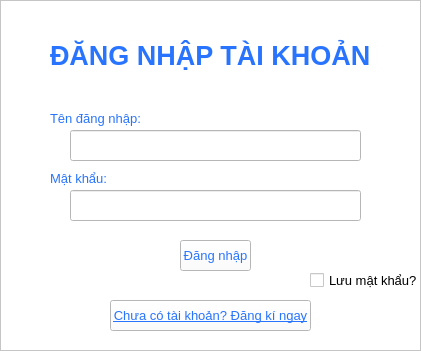
   <widget class="QFrame" name="SignInFrame">
    <property name="enabled">
     <bool>true</bool>
    </property>
    <property name="geometry">
     <rect>
      <x>30</x>
      <y>260</y>
      <width>421</width>
      <height>351</height>
     </rect>
    </property>
    <property name="sizePolicy">
     <sizepolicy hsizetype="Expanding" vsizetype="Expanding">
      <horstretch>0</horstretch>
      <verstretch>0</verstretch>
     </sizepolicy>
    </property>
    <property name="palette">
     <palette>
      <active>
       <colorrole role="WindowText">
        <brush brushstyle="SolidPattern">
         <color alpha="255">
          <red>41</red>
          <green>116</green>
          <blue>255</blue>
         </color>
        </brush>
       </colorrole>
       <colorrole role="Button">
        <brush brushstyle="SolidPattern">
         <color alpha="255">
          <red>255</red>
          <green>255</green>
          <blue>255</blue>
         </color>
        </brush>
       </colorrole>
       <colorrole role="Light">
        <brush brushstyle="SolidPattern">
         <color alpha="255">
          <red>255</red>
          <green>255</green>
          <blue>255</blue>
         </color>
        </brush>
       </colorrole>
       <colorrole role="Midlight">
        <brush brushstyle="SolidPattern">
         <color alpha="255">
          <red>255</red>
          <green>255</green>
          <blue>255</blue>
         </color>
        </brush>
       </colorrole>
       <colorrole role="Dark">
        <brush brushstyle="SolidPattern">
         <color alpha="255">
          <red>127</red>
          <green>127</green>
          <blue>127</blue>
         </color>
        </brush>
       </colorrole>
       <colorrole role="Mid">
        <brush brushstyle="SolidPattern">
         <color alpha="255">
          <red>170</red>
          <green>170</green>
          <blue>170</blue>
         </color>
        </brush>
       </colorrole>
       <colorrole role="Text">
        <brush brushstyle="SolidPattern">
         <color alpha="255">
          <red>0</red>
          <green>0</green>
          <blue>0</blue>
         </color>
        </brush>
       </colorrole>
       <colorrole role="BrightText">
        <brush brushstyle="SolidPattern">
         <color alpha="255">
          <red>255</red>
          <green>255</green>
          <blue>255</blue>
         </color>
        </brush>
       </colorrole>
       <colorrole role="ButtonText">
        <brush brushstyle="SolidPattern">
         <color alpha="255">
          <red>41</red>
          <green>116</green>
          <blue>255</blue>
         </color>
        </brush>
       </colorrole>
       <colorrole role="Base">
        <brush brushstyle="SolidPattern">
         <color alpha="255">
          <red>255</red>
          <green>255</green>
          <blue>255</blue>
         </color>
        </brush>
       </colorrole>
       <colorrole role="Window">
        <brush brushstyle="SolidPattern">
         <color alpha="255">
          <red>255</red>
          <green>255</green>
          <blue>255</blue>
         </color>
        </brush>
       </colorrole>
       <colorrole role="Shadow">
        <brush brushstyle="SolidPattern">
         <color alpha="255">
          <red>0</red>
          <green>0</green>
          <blue>0</blue>
         </color>
        </brush>
       </colorrole>
       <colorrole role="AlternateBase">
        <brush brushstyle="SolidPattern">
         <color alpha="255">
          <red>255</red>
          <green>255</green>
          <blue>255</blue>
         </color>
        </brush>
       </colorrole>
       <colorrole role="ToolTipBase">
        <brush brushstyle="SolidPattern">
         <color alpha="255">
          <red>255</red>
          <green>255</green>
          <blue>220</blue>
         </color>
        </brush>
       </colorrole>
       <colorrole role="ToolTipText">
        <brush brushstyle="SolidPattern">
         <color alpha="255">
          <red>255</red>
          <green>255</green>
          <blue>255</blue>
         </color>
        </brush>
       </colorrole>
       <colorrole role="PlaceholderText">
        <brush brushstyle="SolidPattern">
         <color alpha="128">
          <red>0</red>
          <green>0</green>
          <blue>0</blue>
         </color>
        </brush>
       </colorrole>
      </active>
      <inactive>
       <colorrole role="WindowText">
        <brush brushstyle="SolidPattern">
         <color alpha="255">
          <red>41</red>
          <green>116</green>
          <blue>255</blue>
         </color>
        </brush>
       </colorrole>
       <colorrole role="Button">
        <brush brushstyle="SolidPattern">
         <color alpha="255">
          <red>255</red>
          <green>255</green>
          <blue>255</blue>
         </color>
        </brush>
       </colorrole>
       <colorrole role="Light">
        <brush brushstyle="SolidPattern">
         <color alpha="255">
          <red>255</red>
          <green>255</green>
          <blue>255</blue>
         </color>
        </brush>
       </colorrole>
       <colorrole role="Midlight">
        <brush brushstyle="SolidPattern">
         <color alpha="255">
          <red>255</red>
          <green>255</green>
          <blue>255</blue>
         </color>
        </brush>
       </colorrole>
       <colorrole role="Dark">
        <brush brushstyle="SolidPattern">
         <color alpha="255">
          <red>127</red>
          <green>127</green>
          <blue>127</blue>
         </color>
        </brush>
       </colorrole>
       <colorrole role="Mid">
        <brush brushstyle="SolidPattern">
         <color alpha="255">
          <red>170</red>
          <green>170</green>
          <blue>170</blue>
         </color>
        </brush>
       </colorrole>
       <colorrole role="Text">
        <brush brushstyle="SolidPattern">
         <color alpha="255">
          <red>0</red>
          <green>0</green>
          <blue>0</blue>
         </color>
        </brush>
       </colorrole>
       <colorrole role="BrightText">
        <brush brushstyle="SolidPattern">
         <color alpha="255">
          <red>255</red>
          <green>255</green>
          <blue>255</blue>
         </color>
        </brush>
       </colorrole>
       <colorrole role="ButtonText">
        <brush brushstyle="SolidPattern">
         <color alpha="255">
          <red>41</red>
          <green>116</green>
          <blue>255</blue>
         </color>
        </brush>
       </colorrole>
       <colorrole role="Base">
        <brush brushstyle="SolidPattern">
         <color alpha="255">
          <red>255</red>
          <green>255</green>
          <blue>255</blue>
         </color>
        </brush>
       </colorrole>
       <colorrole role="Window">
        <brush brushstyle="SolidPattern">
         <color alpha="255">
          <red>255</red>
          <green>255</green>
          <blue>255</blue>
         </color>
        </brush>
       </colorrole>
       <colorrole role="Shadow">
        <brush brushstyle="SolidPattern">
         <color alpha="255">
          <red>0</red>
          <green>0</green>
          <blue>0</blue>
         </color>
        </brush>
       </colorrole>
       <colorrole role="AlternateBase">
        <brush brushstyle="SolidPattern">
         <color alpha="255">
          <red>255</red>
          <green>255</green>
          <blue>255</blue>
         </color>
        </brush>
       </colorrole>
       <colorrole role="ToolTipBase">
        <brush brushstyle="SolidPattern">
         <color alpha="255">
          <red>255</red>
          <green>255</green>
          <blue>220</blue>
         </color>
        </brush>
       </colorrole>
       <colorrole role="ToolTipText">
        <brush brushstyle="SolidPattern">
         <color alpha="255">
          <red>255</red>
          <green>255</green>
          <blue>255</blue>
         </color>
        </brush>
       </colorrole>
       <colorrole role="PlaceholderText">
        <brush brushstyle="SolidPattern">
         <color alpha="128">
          <red>0</red>
          <green>0</green>
          <blue>0</blue>
         </color>
        </brush>
       </colorrole>
      </inactive>
      <disabled>
       <colorrole role="WindowText">
        <brush brushstyle="SolidPattern">
         <color alpha="255">
          <red>127</red>
          <green>127</green>
          <blue>127</blue>
         </color>
        </brush>
       </colorrole>
       <colorrole role="Button">
        <brush brushstyle="SolidPattern">
         <color alpha="255">
          <red>255</red>
          <green>255</green>
          <blue>255</blue>
         </color>
        </brush>
       </colorrole>
       <colorrole role="Light">
        <brush brushstyle="SolidPattern">
         <color alpha="255">
          <red>255</red>
          <green>255</green>
          <blue>255</blue>
         </color>
        </brush>
       </colorrole>
       <colorrole role="Midlight">
        <brush brushstyle="SolidPattern">
         <color alpha="255">
          <red>255</red>
          <green>255</green>
          <blue>255</blue>
         </color>
        </brush>
       </colorrole>
       <colorrole role="Dark">
        <brush brushstyle="SolidPattern">
         <color alpha="255">
          <red>127</red>
          <green>127</green>
          <blue>127</blue>
         </color>
        </brush>
       </colorrole>
       <colorrole role="Mid">
        <brush brushstyle="SolidPattern">
         <color alpha="255">
          <red>170</red>
          <green>170</green>
          <blue>170</blue>
         </color>
        </brush>
       </colorrole>
       <colorrole role="Text">
        <brush brushstyle="SolidPattern">
         <color alpha="255">
          <red>127</red>
          <green>127</green>
          <blue>127</blue>
         </color>
        </brush>
       </colorrole>
       <colorrole role="BrightText">
        <brush brushstyle="SolidPattern">
         <color alpha="255">
          <red>255</red>
          <green>255</green>
          <blue>255</blue>
         </color>
        </brush>
       </colorrole>
       <colorrole role="ButtonText">
        <brush brushstyle="SolidPattern">
         <color alpha="255">
          <red>127</red>
          <green>127</green>
          <blue>127</blue>
         </color>
        </brush>
       </colorrole>
       <colorrole role="Base">
        <brush brushstyle="SolidPattern">
         <color alpha="255">
          <red>255</red>
          <green>255</green>
          <blue>255</blue>
         </color>
        </brush>
       </colorrole>
       <colorrole role="Window">
        <brush brushstyle="SolidPattern">
         <color alpha="255">
          <red>255</red>
          <green>255</green>
          <blue>255</blue>
         </color>
        </brush>
       </colorrole>
       <colorrole role="Shadow">
        <brush brushstyle="SolidPattern">
         <color alpha="255">
          <red>0</red>
          <green>0</green>
          <blue>0</blue>
         </color>
        </brush>
       </colorrole>
       <colorrole role="AlternateBase">
        <brush brushstyle="SolidPattern">
         <color alpha="255">
          <red>255</red>
          <green>255</green>
          <blue>255</blue>
         </color>
        </brush>
       </colorrole>
       <colorrole role="ToolTipBase">
        <brush brushstyle="SolidPattern">
         <color alpha="255">
          <red>255</red>
          <green>255</green>
          <blue>220</blue>
         </color>
        </brush>
       </colorrole>
       <colorrole role="ToolTipText">
        <brush brushstyle="SolidPattern">
         <color alpha="255">
          <red>255</red>
          <green>255</green>
          <blue>255</blue>
         </color>
        </brush>
       </colorrole>
       <colorrole role="PlaceholderText">
        <brush brushstyle="SolidPattern">
         <color alpha="128">
          <red>0</red>
          <green>0</green>
          <blue>0</blue>
         </color>
        </brush>
       </colorrole>
      </disabled>
     </palette>
    </property>
    <property name="font">
     <font>
      <pointsize>10</pointsize>
     </font>
    </property>
    <property name="frameShape">
     <enum>QFrame::StyledPanel</enum>
    </property>
    <property name="frameShadow">
     <enum>QFrame::Plain</enum>
    </property>
    <property name="lineWidth">
     <number>10</number>
    </property>
    <property name="midLineWidth">
     <number>10</number>
    </property>
    <widget class="QLineEdit" name="username_input">
     <property name="geometry">
      <rect>
       <x>70</x>
       <y>130</y>
       <width>291</width>
       <height>31</height>
      </rect>
     </property>
    </widget>
    <widget class="QLabel" name="signin_title">
     <property name="geometry">
      <rect>
       <x>50</x>
       <y>20</y>
       <width>331</width>
       <height>71</height>
      </rect>
     </property>
     <property name="font">
      <font>
       <family>Arial</family>
       <pointsize>20</pointsize>
       <weight>75</weight>
       <bold>true</bold>
       <kerning>true</kerning>
      </font>
     </property>
     <property name="text">
      <string>ĐĂNG NHẬP TÀI KHOẢN</string>
     </property>
    </widget>
    <widget class="QLabel" name="username_title">
     <property name="geometry">
      <rect>
       <x>50</x>
       <y>110</y>
       <width>91</width>
       <height>16</height>
      </rect>
     </property>
     <property name="font">
      <font>
       <pointsize>10</pointsize>
      </font>
     </property>
     <property name="text">
      <string>Tên đăng nhập:</string>
     </property>
    </widget>
    <widget class="QLineEdit" name="pass_input">
     <property name="geometry">
      <rect>
       <x>70</x>
       <y>190</y>
       <width>291</width>
       <height>31</height>
      </rect>
     </property>
    </widget>
    <widget class="QLabel" name="pass_title">
     <property name="geometry">
      <rect>
       <x>50</x>
       <y>170</y>
       <width>91</width>
       <height>16</height>
      </rect>
     </property>
     <property name="text">
      <string>Mật khẩu:</string>
     </property>
    </widget>
    <widget class="QPushButton" name="sign_button">
     <property name="geometry">
      <rect>
       <x>180</x>
       <y>240</y>
       <width>71</width>
       <height>31</height>
      </rect>
     </property>
     <property name="text">
      <string>Đăng nhập</string>
     </property>
    </widget>
    <widget class="QCheckBox" name="check_autosign">
     <property name="geometry">
      <rect>
       <x>310</x>
       <y>270</y>
       <width>111</width>
       <height>21</height>
      </rect>
     </property>
     <property name="palette">
      <palette>
       <active>
        <colorrole role="WindowText">
         <brush brushstyle="SolidPattern">
          <color alpha="255">
           <red>0</red>
           <green>0</green>
           <blue>0</blue>
          </color>
         </brush>
        </colorrole>
        <colorrole role="Button">
         <brush brushstyle="SolidPattern">
          <color alpha="255">
           <red>255</red>
           <green>255</green>
           <blue>255</blue>
          </color>
         </brush>
        </colorrole>
        <colorrole role="Light">
         <brush brushstyle="SolidPattern">
          <color alpha="255">
           <red>255</red>
           <green>255</green>
           <blue>255</blue>
          </color>
         </brush>
        </colorrole>
        <colorrole role="Midlight">
         <brush brushstyle="SolidPattern">
          <color alpha="255">
           <red>255</red>
           <green>255</green>
           <blue>255</blue>
          </color>
         </brush>
        </colorrole>
        <colorrole role="Dark">
         <brush brushstyle="SolidPattern">
          <color alpha="255">
           <red>127</red>
           <green>127</green>
           <blue>127</blue>
          </color>
         </brush>
        </colorrole>
        <colorrole role="Mid">
         <brush brushstyle="SolidPattern">
          <color alpha="255">
           <red>170</red>
           <green>170</green>
           <blue>170</blue>
          </color>
         </brush>
        </colorrole>
        <colorrole role="Text">
         <brush brushstyle="SolidPattern">
          <color alpha="255">
           <red>0</red>
           <green>0</green>
           <blue>0</blue>
          </color>
         </brush>
        </colorrole>
        <colorrole role="BrightText">
         <brush brushstyle="SolidPattern">
          <color alpha="255">
           <red>255</red>
           <green>255</green>
           <blue>255</blue>
          </color>
         </brush>
        </colorrole>
        <colorrole role="ButtonText">
         <brush brushstyle="SolidPattern">
          <color alpha="255">
           <red>0</red>
           <green>0</green>
           <blue>0</blue>
          </color>
         </brush>
        </colorrole>
        <colorrole role="Base">
         <brush brushstyle="SolidPattern">
          <color alpha="255">
           <red>255</red>
           <green>255</green>
           <blue>255</blue>
          </color>
         </brush>
        </colorrole>
        <colorrole role="Window">
         <brush brushstyle="SolidPattern">
          <color alpha="255">
           <red>255</red>
           <green>255</green>
           <blue>255</blue>
          </color>
         </brush>
        </colorrole>
        <colorrole role="Shadow">
         <brush brushstyle="SolidPattern">
          <color alpha="255">
           <red>0</red>
           <green>0</green>
           <blue>0</blue>
          </color>
         </brush>
        </colorrole>
        <colorrole role="AlternateBase">
         <brush brushstyle="SolidPattern">
          <color alpha="255">
           <red>255</red>
           <green>255</green>
           <blue>255</blue>
          </color>
         </brush>
        </colorrole>
        <colorrole role="ToolTipBase">
         <brush brushstyle="SolidPattern">
          <color alpha="255">
           <red>255</red>
           <green>255</green>
           <blue>220</blue>
          </color>
         </brush>
        </colorrole>
        <colorrole role="ToolTipText">
         <brush brushstyle="SolidPattern">
          <color alpha="255">
           <red>0</red>
           <green>0</green>
           <blue>0</blue>
          </color>
         </brush>
        </colorrole>
        <colorrole role="PlaceholderText">
         <brush brushstyle="SolidPattern">
          <color alpha="128">
           <red>0</red>
           <green>0</green>
           <blue>0</blue>
          </color>
         </brush>
        </colorrole>
       </active>
       <inactive>
        <colorrole role="WindowText">
         <brush brushstyle="SolidPattern">
          <color alpha="255">
           <red>0</red>
           <green>0</green>
           <blue>0</blue>
          </color>
         </brush>
        </colorrole>
        <colorrole role="Button">
         <brush brushstyle="SolidPattern">
          <color alpha="255">
           <red>255</red>
           <green>255</green>
           <blue>255</blue>
          </color>
         </brush>
        </colorrole>
        <colorrole role="Light">
         <brush brushstyle="SolidPattern">
          <color alpha="255">
           <red>255</red>
           <green>255</green>
           <blue>255</blue>
          </color>
         </brush>
        </colorrole>
        <colorrole role="Midlight">
         <brush brushstyle="SolidPattern">
          <color alpha="255">
           <red>255</red>
           <green>255</green>
           <blue>255</blue>
          </color>
         </brush>
        </colorrole>
        <colorrole role="Dark">
         <brush brushstyle="SolidPattern">
          <color alpha="255">
           <red>127</red>
           <green>127</green>
           <blue>127</blue>
          </color>
         </brush>
        </colorrole>
        <colorrole role="Mid">
         <brush brushstyle="SolidPattern">
          <color alpha="255">
           <red>170</red>
           <green>170</green>
           <blue>170</blue>
          </color>
         </brush>
        </colorrole>
        <colorrole role="Text">
         <brush brushstyle="SolidPattern">
          <color alpha="255">
           <red>0</red>
           <green>0</green>
           <blue>0</blue>
          </color>
         </brush>
        </colorrole>
        <colorrole role="BrightText">
         <brush brushstyle="SolidPattern">
          <color alpha="255">
           <red>255</red>
           <green>255</green>
           <blue>255</blue>
          </color>
         </brush>
        </colorrole>
        <colorrole role="ButtonText">
         <brush brushstyle="SolidPattern">
          <color alpha="255">
           <red>0</red>
           <green>0</green>
           <blue>0</blue>
          </color>
         </brush>
        </colorrole>
        <colorrole role="Base">
         <brush brushstyle="SolidPattern">
          <color alpha="255">
           <red>255</red>
           <green>255</green>
           <blue>255</blue>
          </color>
         </brush>
        </colorrole>
        <colorrole role="Window">
         <brush brushstyle="SolidPattern">
          <color alpha="255">
           <red>255</red>
           <green>255</green>
           <blue>255</blue>
          </color>
         </brush>
        </colorrole>
        <colorrole role="Shadow">
         <brush brushstyle="SolidPattern">
          <color alpha="255">
           <red>0</red>
           <green>0</green>
           <blue>0</blue>
          </color>
         </brush>
        </colorrole>
        <colorrole role="AlternateBase">
         <brush brushstyle="SolidPattern">
          <color alpha="255">
           <red>255</red>
           <green>255</green>
           <blue>255</blue>
          </color>
         </brush>
        </colorrole>
        <colorrole role="ToolTipBase">
         <brush brushstyle="SolidPattern">
          <color alpha="255">
           <red>255</red>
           <green>255</green>
           <blue>220</blue>
          </color>
         </brush>
        </colorrole>
        <colorrole role="ToolTipText">
         <brush brushstyle="SolidPattern">
          <color alpha="255">
           <red>0</red>
           <green>0</green>
           <blue>0</blue>
          </color>
         </brush>
        </colorrole>
        <colorrole role="PlaceholderText">
         <brush brushstyle="SolidPattern">
          <color alpha="128">
           <red>0</red>
           <green>0</green>
           <blue>0</blue>
          </color>
         </brush>
        </colorrole>
       </inactive>
       <disabled>
        <colorrole role="WindowText">
         <brush brushstyle="SolidPattern">
          <color alpha="255">
           <red>127</red>
           <green>127</green>
           <blue>127</blue>
          </color>
         </brush>
        </colorrole>
        <colorrole role="Button">
         <brush brushstyle="SolidPattern">
          <color alpha="255">
           <red>255</red>
           <green>255</green>
           <blue>255</blue>
          </color>
         </brush>
        </colorrole>
        <colorrole role="Light">
         <brush brushstyle="SolidPattern">
          <color alpha="255">
           <red>255</red>
           <green>255</green>
           <blue>255</blue>
          </color>
         </brush>
        </colorrole>
        <colorrole role="Midlight">
         <brush brushstyle="SolidPattern">
          <color alpha="255">
           <red>255</red>
           <green>255</green>
           <blue>255</blue>
          </color>
         </brush>
        </colorrole>
        <colorrole role="Dark">
         <brush brushstyle="SolidPattern">
          <color alpha="255">
           <red>127</red>
           <green>127</green>
           <blue>127</blue>
          </color>
         </brush>
        </colorrole>
        <colorrole role="Mid">
         <brush brushstyle="SolidPattern">
          <color alpha="255">
           <red>170</red>
           <green>170</green>
           <blue>170</blue>
          </color>
         </brush>
        </colorrole>
        <colorrole role="Text">
         <brush brushstyle="SolidPattern">
          <color alpha="255">
           <red>127</red>
           <green>127</green>
           <blue>127</blue>
          </color>
         </brush>
        </colorrole>
        <colorrole role="BrightText">
         <brush brushstyle="SolidPattern">
          <color alpha="255">
           <red>255</red>
           <green>255</green>
           <blue>255</blue>
          </color>
         </brush>
        </colorrole>
        <colorrole role="ButtonText">
         <brush brushstyle="SolidPattern">
          <color alpha="255">
           <red>127</red>
           <green>127</green>
           <blue>127</blue>
          </color>
         </brush>
        </colorrole>
        <colorrole role="Base">
         <brush brushstyle="SolidPattern">
          <color alpha="255">
           <red>255</red>
           <green>255</green>
           <blue>255</blue>
          </color>
         </brush>
        </colorrole>
        <colorrole role="Window">
         <brush brushstyle="SolidPattern">
          <color alpha="255">
           <red>255</red>
           <green>255</green>
           <blue>255</blue>
          </color>
         </brush>
        </colorrole>
        <colorrole role="Shadow">
         <brush brushstyle="SolidPattern">
          <color alpha="255">
           <red>0</red>
           <green>0</green>
           <blue>0</blue>
          </color>
         </brush>
        </colorrole>
        <colorrole role="AlternateBase">
         <brush brushstyle="SolidPattern">
          <color alpha="255">
           <red>255</red>
           <green>255</green>
           <blue>255</blue>
          </color>
         </brush>
        </colorrole>
        <colorrole role="ToolTipBase">
         <brush brushstyle="SolidPattern">
          <color alpha="255">
           <red>255</red>
           <green>255</green>
           <blue>220</blue>
          </color>
         </brush>
        </colorrole>
        <colorrole role="ToolTipText">
         <brush brushstyle="SolidPattern">
          <color alpha="255">
           <red>0</red>
           <green>0</green>
           <blue>0</blue>
          </color>
         </brush>
        </colorrole>
        <colorrole role="PlaceholderText">
         <brush brushstyle="SolidPattern">
          <color alpha="128">
           <red>0</red>
           <green>0</green>
           <blue>0</blue>
          </color>
         </brush>
        </colorrole>
       </disabled>
      </palette>
     </property>
     <property name="text">
      <string>Lưu mật khẩu?</string>
     </property>
    </widget>
    <widget class="QPushButton" name="tosignup_button">
     <property name="geometry">
      <rect>
       <x>110</x>
       <y>300</y>
       <width>201</width>
       <height>31</height>
      </rect>
     </property>
     <property name="font">
      <font>
       <pointsize>10</pointsize>
       <underline>true</underline>
       <strikeout>false</strikeout>
      </font>
     </property>
     <property name="text">
      <string>Chưa có tài khoản? Đăng kí ngay</string>
     </property>
    </widget>
   </widget>
